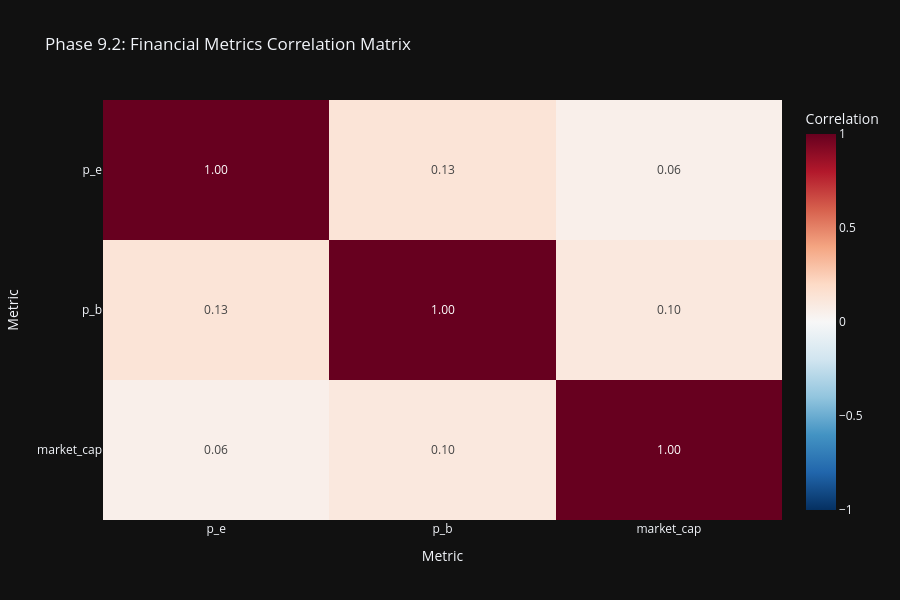

The notebook cell this image was saved under:
### Code cell
# Phase 9.2: Interactive correlation heatmap
print("\n📈 Creating enhanced correlation analysis...")
if 'correlations' in eda_stats and eda_stats['correlations']:
    corr_df = pd.DataFrame(eda_stats['correlations'])

    # Select key financial metrics for focused correlation analysis
    key_metrics = ['p_e', 'p_b', 'ev_ebitda', 'market_cap', 'roe', 'roa',
                   'debt_to_equity', 'current_ratio', 'net_margin', 'ebitda_margin']
    available_metrics = [m for m in key_metrics if m in corr_df.columns]

    if len(available_metrics) >= 3:
        corr_subset = corr_df.loc[available_metrics, available_metrics]

        fig_corr = px.imshow(
                corr_subset,
                labels=dict(x="Metric", y="Metric", color="Correlation"),
                title='Phase 9.2: Financial Metrics Correlation Matrix',
                color_continuous_scale='RdBu_r',
                zmin=-1, zmax=1,
                aspect='auto',
                height=600,
                text_auto='.2f'
                )
        fig_corr.show()
        fig_corr.write_html(eda_output_dir / "phase92_correlation_matrix.html")
        print(f"  ✓ Saved: {eda_output_dir / 'phase92_correlation_matrix.html'}")

### Figure 1 — Plotly figure (JSON) as saved in the notebook; plotly's stock layout.template omitted (floating-point values rounded to 4 significant figures)
{"data": [{"coloraxis": "coloraxis", "name": "0", "texttemplate": "%{z:.2f}", "x": ["p_e", "p_b", "market_cap"], "y": ["p_e", "p_b", "market_cap"], "z": [[1.0, 0.1343, 0.05562], [0.1343, 1.0, 0.1043], [0.05562, 0.1043, 1.0]], "type": "heatmap", "xaxis": "x", "yaxis": "y", "hovertemplate": "Metric: %{x}<br>Metric: %{y}<br>Correlation: %{z}<extra></extra>"}], "layout": {"xaxis": {"anchor": "y", "domain": [0, 1], "title": {"text": "Metric"}}, "yaxis": {"anchor": "x", "domain": [0, 1], "autorange": "reversed", "title": {"text": "Metric"}}, "coloraxis": {"colorbar": {"title": {"text": "Correlation"}}, "colorscale": [[0, "rgb(5,48,97)"], [0.1, "rgb(33,102,172)"], [0.2, "rgb(67,147,195)"], [0.3, "rgb(146,197,222)"], [0.4, "rgb(209,229,240)"], [0.5, "rgb(247,247,247)"], [0.6, "rgb(253,219,199)"], [0.7, "rgb(244,165,130)"], [0.8, "rgb(214,96,77)"], [0.9, "rgb(178,24,43)"], [1, "rgb(103,0,31)"]], "cmin": -1, "cmax": 1}, "title": {"text": "Phase 9.2: Financial Metrics Correlation Matrix"}, "height": 600}}
